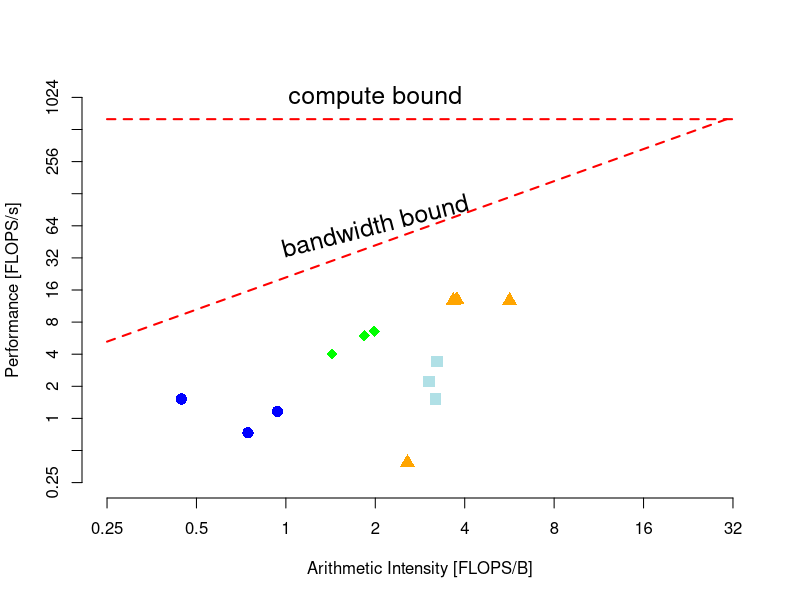

This chart was generated by the following R code:
png("roofline-mars.png", width = 1280, height = 640)

pp = 640  # peak performance ... [GFLOPS/s]
pb = 30.5 # peak bandwidth ... [GB/s]
ai = function(b) (pp/pb) * b

x = seq(-2,5,1)
x_at = 2^x
x_labels = x_at

y = seq(-2,10,1)
y_at = 2^y
y_labels = y_at

plot(ai, xlab = "Arithmetic Intensity [FLOPS/B]",
         xlim = c(x_at[1], x_at[length(x_at)]),
         ylab = "Performance [FLOPS/s]", 
         ylim = c(y_at[1], y_at[length(y_at)]),
     axes=FALSE, log = "xy", type = "l", col = "red", lwd = 2, lty = "dashed")

axis(1, at = x_at, labels = x_labels, tick = TRUE)
axis(2, at = y_at, labels = y_labels, tick = TRUE)


# 10 threads - all
#                   100     204800     819200        kdd
flops_t10_a = c( 1.3292, 1517.9227, 2225.7196, 3427.6304)
bw_t10_a    = c(73.4359,  476.2558,  734.1712, 1061.9937)

for (i in 1:4) {
  ai = flops_t10_a[i] / bw_t10_a[i]
  points(ai, flops_t10_a[i]/1000, col="powderblue", pch = 15, cex = 1.5)
}

# 10 threads - all
#                   100    204800     819200        kdd
flops_t80_a = c( 0.5820, 731.8209, 1164.4394, 1519.8610)
bw_t80_a    = c(78.4760, 981.6600, 1244,3416, 1420,3577)

for (i in 1:4) {
  ai = flops_t80_a[i] / bw_t80_a[i]
  points(ai, flops_t80_a[i]/1000, col="blue", pch = 16, cex = 1.5)
}


# 10 threads - marked 
#                     100      204800      819200         kdd
flops_t10_m =  c(385.0818, 12738.9347, 12814.5174, 12995.5919)
bw_t10_m =     c(150.0137,  2248.9188,  3500.4505,  3451.1885)

for (i in 1:4) {
  ai = flops_t10_m[i] / bw_t10_m[i]
  points(ai, flops_t10_m[i]/1000, col="orange", pch = 17, cex = 1.5)
}

# 80 threads - marked 
#                     100     204800     819200        kdd
flops_t80_m = c(   7.4574, 4017.8371, 6579.4072, 5940.1009)
bw_t80_m    = c(1292.0169, 2807.5566, 3312.4733, 3230.9055)

for (i in 1:4) {
  ai = flops_t80_m[i] / bw_t80_m[i]
  points(ai, flops_t80_m[i]/1000, col="green", pch = 18, cex = 1.5)
}

segments(x_at[1], pp, x_at[length(x_at)], pp, col = "red", lwd = 2, lty = "dashed")

text(2, 64, "bandwidth bound", srt = pi*pp/140, cex = 1.5)
text(2, 1024, "compute bound", cex = 1.5)

dev.off()
